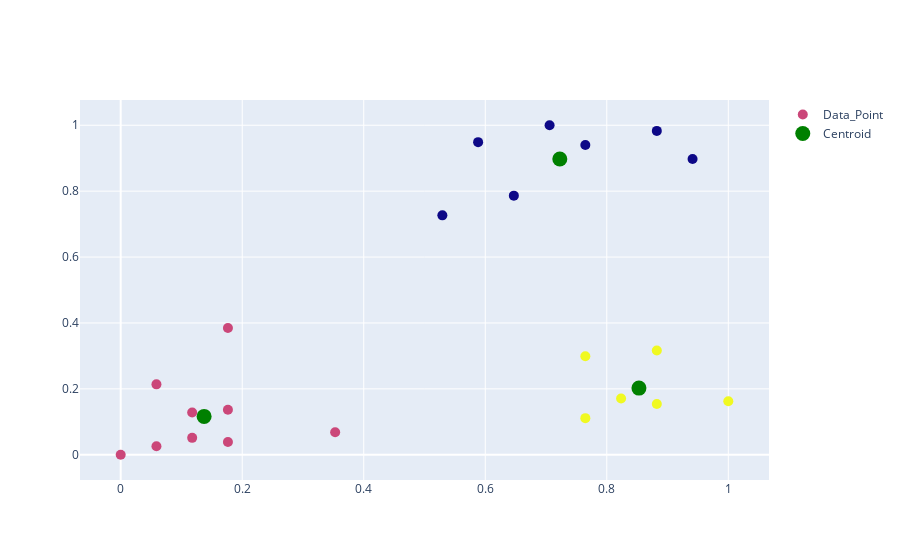

Notebook code cell kept with this figure:
### Markdown cell above
## K - Means Clustering with Centroid Representation on Scaled Data

### Code cell
import plotly.graph_objects as go

fig = go.Figure()

fig.add_trace(
    go.Scatter(
        x=df['Age_Scaled'],
        y=df['Income_Scaled'],
        mode= 'markers',
        marker_color=df['New_Cluster'],
        text=df[['Age','Income($)']],
        name='Data_Point',
        marker_size=10
        
    ))

fig.add_trace(
    go.Scatter(
        x=cc_x,
        y=cc_y,
        mode='markers',
        marker_color='green',
        text=['Centroids'],
        name='Centroid',
        marker_size=15
        
        
    ))

fig.show()

### Figure 1 — Plotly figure (JSON) as saved in the notebook; plotly's stock layout.template omitted (floating-point values rounded to 4 significant figures)
{"data": [{"marker": {"color": [1, 1, 1, 1, 0, 0, 0, 0, 0, 0, 0, 1, 1, 1, 1, 1, 2, 2, 2, 2, 2, 2], "size": 10}, "mode": "markers", "name": "Data_Point", "text": [[27, 70000], [29, 90000], [29, 61000], [28, 60000], [42, 150000], [39, 155000], [41, 160000], [38, 162000], [36, 156000], [35, 130000], [37, 137000], [26, 45000], [27, 48000], [28, 51000], [29, 49500], [32, 53000], [40, 65000], [41, 63000], [43, 64000], [39, 80000], [41, 82000], [39, 58000]], "type": "scatter", "x": [0.05882, 0.1765, 0.1765, 0.1176, 0.9412, 0.7647, 0.8824, 0.7059, 0.5882, 0.5294, 0.6471, 0, 0.05882, 0.1176, 0.1765, 0.3529, 0.8235, 0.8824, 1, 0.7647, 0.8824, 0.7647], "y": [0.2137, 0.3846, 0.1368, 0.1282, 0.8974, 0.9402, 0.9829, 1.0, 0.9487, 0.7265, 0.7863, 0, 0.02564, 0.05128, 0.03846, 0.06838, 0.1709, 0.1538, 0.1624, 0.2991, 0.3162, 0.1111]}, {"marker": {"color": "green", "size": 15}, "mode": "markers", "name": "Centroid", "text": ["Centroids"], "type": "scatter", "x": [0.7227, 0.1373, 0.8529], "y": [0.8974, 0.1163, 0.2023]}], "layout": {}}
